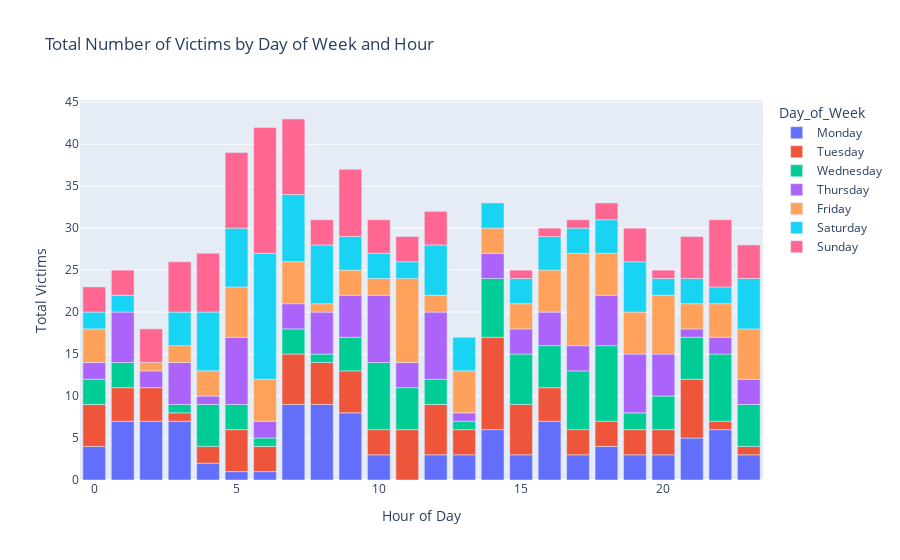

Notebook source saved alongside this figure:
### Code cell
import plotly.express as px

# Group data by day name and hour, summing 'n_victimas'
grouped_data = data_hm.groupby([data_hm['fecha_hora'].dt.day_name().rename('Day_of_Week'), 
                                 data_hm['fecha_hora'].dt.hour.rename('Hour_of_Day')])['n_victimas'].sum().reset_index()

# Create a bar plot using Plotly Express
fig = px.bar(grouped_data, x='Hour_of_Day', y='n_victimas', color='Day_of_Week', 
             title='Total Number of Victims by Day of Week and Hour',
             labels={'Hour_of_Day': 'Hour of Day', 'n_victimas': 'Total Victims'},
             category_orders={'Day_of_Week': ['Monday', 'Tuesday', 'Wednesday', 'Thursday', 'Friday', 'Saturday', 'Sunday']})

# Show the plot
fig.show()

### Figure 1 — Plotly figure (JSON) as saved in the notebook; plotly's stock layout.template omitted (floating-point values rounded to 4 significant figures)
{"data": [{"alignmentgroup": "True", "hovertemplate": "Day_of_Week=Monday<br>Hour of Day=%{x}<br>Total Victims=%{y}<extra></extra>", "legendgroup": "Monday", "marker": {"color": "#636efa", "pattern": {"shape": ""}}, "name": "Monday", "offsetgroup": "Monday", "orientation": "v", "showlegend": true, "textposition": "auto", "type": "bar", "x": [0, 1, 2, 3, 4, 5, 6, 7, 8, 9, 10, 12, 13, 14, 15, 16, 17, 18, 19, 20, 21, 22, 23], "xaxis": "x", "y": [4, 7, 7, 7, 2, 1, 1, 9, 9, 8, 3, 3, 3, 6, 3, 7, 3, 4, 3, 3, 5, 6, 3], "yaxis": "y"}, {"alignmentgroup": "True", "hovertemplate": "Day_of_Week=Tuesday<br>Hour of Day=%{x}<br>Total Victims=%{y}<extra></extra>", "legendgroup": "Tuesday", "marker": {"color": "#EF553B", "pattern": {"shape": ""}}, "name": "Tuesday", "offsetgroup": "Tuesday", "orientation": "v", "showlegend": true, "textposition": "auto", "type": "bar", "x": [0, 1, 2, 3, 4, 5, 6, 7, 8, 9, 10, 11, 12, 13, 14, 15, 16, 17, 18, 19, 20, 21, 22, 23], "xaxis": "x", "y": [5, 4, 4, 1, 2, 5, 3, 6, 5, 5, 3, 6, 6, 3, 11, 6, 4, 3, 3, 3, 3, 7, 1, 1], "yaxis": "y"}, {"alignmentgroup": "True", "hovertemplate": "Day_of_Week=Wednesday<br>Hour of Day=%{x}<br>Total Victims=%{y}<extra></extra>", "legendgroup": "Wednesday", "marker": {"color": "#00cc96", "pattern": {"shape": ""}}, "name": "Wednesday", "offsetgroup": "Wednesday", "orientation": "v", "showlegend": true, "textposition": "auto", "type": "bar", "x": [0, 1, 3, 4, 5, 6, 7, 8, 9, 10, 11, 12, 13, 14, 15, 16, 17, 18, 19, 20, 21, 22, 23], "xaxis": "x", "y": [3, 3, 1, 5, 3, 1, 3, 1, 4, 8, 5, 3, 1, 7, 6, 5, 7, 9, 2, 4, 5, 8, 5], "yaxis": "y"}, {"alignmentgroup": "True", "hovertemplate": "Day_of_Week=Thursday<br>Hour of Day=%{x}<br>Total Victims=%{y}<extra></extra>", "legendgroup": "Thursday", "marker": {"color": "#ab63fa", "pattern": {"shape": ""}}, "name": "Thursday", "offsetgroup": "Thursday", "orientation": "v", "showlegend": true, "textposition": "auto", "type": "bar", "x": [0, 1, 2, 3, 4, 5, 6, 7, 8, 9, 10, 11, 12, 13, 14, 15, 16, 17, 18, 19, 20, 21, 22, 23], "xaxis": "x", "y": [2, 6, 2, 5, 1, 8, 2, 3, 5, 5, 8, 3, 8, 1, 3, 3, 4, 3, 6, 7, 5, 1, 2, 3], "yaxis": "y"}, {"alignmentgroup": "True", "hovertemplate": "Day_of_Week=Friday<br>Hour of Day=%{x}<br>Total Victims=%{y}<extra></extra>", "legendgroup": "Friday", "marker": {"color": "#FFA15A", "pattern": {"shape": ""}}, "name": "Friday", "offsetgroup": "Friday", "orientation": "v", "showlegend": true, "textposition": "auto", "type": "bar", "x": [0, 2, 3, 4, 5, 6, 7, 8, 9, 10, 11, 12, 13, 14, 15, 16, 17, 18, 19, 20, 21, 22, 23], "xaxis": "x", "y": [4, 1, 2, 3, 6, 5, 5, 1, 3, 2, 10, 2, 5, 3, 3, 5, 11, 5, 5, 7, 3, 4, 6], "yaxis": "y"}, {"alignmentgroup": "True", "hovertemplate": "Day_of_Week=Saturday<br>Hour of Day=%{x}<br>Total Victims=%{y}<extra></extra>", "legendgroup": "Saturday", "marker": {"color": "#19d3f3", "pattern": {"shape": ""}}, "name": "Saturday", "offsetgroup": "Saturday", "orientation": "v", "showlegend": true, "textposition": "auto", "type": "bar", "x": [0, 1, 3, 4, 5, 6, 7, 8, 9, 10, 11, 12, 13, 14, 15, 16, 17, 18, 19, 20, 21, 22, 23], "xaxis": "x", "y": [2, 2, 4, 7, 7, 15, 8, 7, 4, 3, 2, 6, 4, 3, 3, 4, 3, 4, 6, 2, 3, 2, 6], "yaxis": "y"}, {"alignmentgroup": "True", "hovertemplate": "Day_of_Week=Sunday<br>Hour of Day=%{x}<br>Total Victims=%{y}<extra></extra>", "legendgroup": "Sunday", "marker": {"color": "#FF6692", "pattern": {"shape": ""}}, "name": "Sunday", "offsetgroup": "Sunday", "orientation": "v", "showlegend": true, "textposition": "auto", "type": "bar", "x": [0, 1, 2, 3, 4, 5, 6, 7, 8, 9, 10, 11, 12, 15, 16, 17, 18, 19, 20, 21, 22, 23], "xaxis": "x", "y": [3, 3, 4, 6, 7, 9, 15, 9, 3, 8, 4, 3, 4, 1, 1, 1, 2, 4, 1, 5, 8, 4], "yaxis": "y"}], "layout": {"barmode": "relative", "legend": {"title": {"text": "Day_of_Week"}, "tracegroupgap": 0}, "title": {"text": "Total Number of Victims by Day of Week and Hour"}, "xaxis": {"anchor": "y", "domain": [0, 1], "title": {"text": "Hour of Day"}}, "yaxis": {"anchor": "x", "domain": [0, 1], "title": {"text": "Total Victims"}}}}
